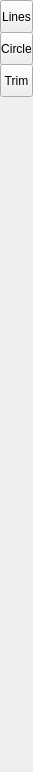
<?xml version="1.0" encoding="UTF-8"?>
<ui version="4.0">
 <class>LCMainToolbar</class>
 <widget class="QWidget" name="LCMainToolbar">
  <property name="geometry">
   <rect>
    <x>0</x>
    <y>0</y>
    <width>33</width>
    <height>772</height>
   </rect>
  </property>
  <property name="sizePolicy">
   <sizepolicy hsizetype="Minimum" vsizetype="Expanding">
    <horstretch>0</horstretch>
    <verstretch>0</verstretch>
   </sizepolicy>
  </property>
  <property name="windowTitle">
   <string>Form</string>
  </property>
  <widget class="QToolButton" name="toolButton">
   <property name="geometry">
    <rect>
     <x>0</x>
     <y>0</y>
     <width>33</width>
     <height>33</height>
    </rect>
   </property>
   <property name="text">
    <string>Lines</string>
   </property>
   <property name="iconSize">
    <size>
     <width>33</width>
     <height>33</height>
    </size>
   </property>
  </widget>
  <widget class="QToolButton" name="toolButton_2">
   <property name="geometry">
    <rect>
     <x>0</x>
     <y>32</y>
     <width>33</width>
     <height>33</height>
    </rect>
   </property>
   <property name="text">
    <string>Circle</string>
   </property>
   <property name="iconSize">
    <size>
     <width>33</width>
     <height>33</height>
    </size>
   </property>
  </widget>
  <widget class="QToolButton" name="toolButton_3">
   <property name="geometry">
    <rect>
     <x>0</x>
     <y>64</y>
     <width>33</width>
     <height>33</height>
    </rect>
   </property>
   <property name="text">
    <string>Trim</string>
   </property>
   <property name="iconSize">
    <size>
     <width>33</width>
     <height>33</height>
    </size>
   </property>
  </widget>
 </widget>
 <resources/>
 <connections/>
</ui>
